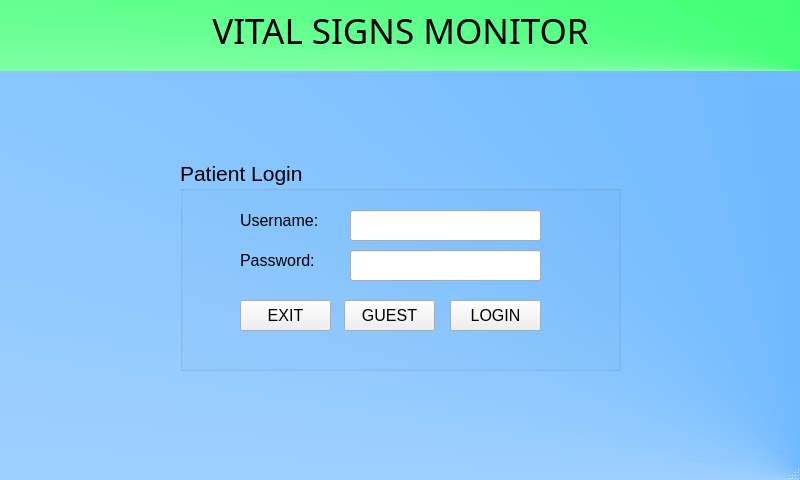
<?xml version="1.0" encoding="UTF-8"?>
<ui version="4.0">
 <class>MainWindow</class>
 <widget class="QMainWindow" name="MainWindow">
  <property name="geometry">
   <rect>
    <x>0</x>
    <y>0</y>
    <width>800</width>
    <height>480</height>
   </rect>
  </property>
  <property name="windowTitle">
   <string>MainWindow</string>
  </property>
  <property name="styleSheet">
   <string notr="true">#MainWindow
{
background-color: qconicalgradient(cx:1, cy:1, angle:0, stop:0 rgba(63, 162, 255, 255), stop:1 rgba(255, 255, 255, 255));
}</string>
  </property>
  <widget class="QWidget" name="centralwidget">
   <widget class="QGroupBox" name="groupBox">
    <property name="geometry">
     <rect>
      <x>180</x>
      <y>160</y>
      <width>441</width>
      <height>211</height>
     </rect>
    </property>
    <property name="font">
     <font>
      <pointsize>16</pointsize>
     </font>
    </property>
    <property name="title">
     <string>Patient Login</string>
    </property>
    <widget class="QLabel" name="label">
     <property name="geometry">
      <rect>
       <x>60</x>
       <y>50</y>
       <width>101</width>
       <height>20</height>
      </rect>
     </property>
     <property name="font">
      <font>
       <pointsize>12</pointsize>
      </font>
     </property>
     <property name="text">
      <string>Username:</string>
     </property>
    </widget>
    <widget class="QLabel" name="label_2">
     <property name="geometry">
      <rect>
       <x>60</x>
       <y>90</y>
       <width>101</width>
       <height>20</height>
      </rect>
     </property>
     <property name="font">
      <font>
       <pointsize>12</pointsize>
      </font>
     </property>
     <property name="text">
      <string>Password:</string>
     </property>
    </widget>
    <widget class="QLineEdit" name="usernameTB">
     <property name="geometry">
      <rect>
       <x>170</x>
       <y>50</y>
       <width>191</width>
       <height>31</height>
      </rect>
     </property>
    </widget>
    <widget class="QLineEdit" name="passTB">
     <property name="geometry">
      <rect>
       <x>170</x>
       <y>90</y>
       <width>191</width>
       <height>31</height>
      </rect>
     </property>
     <property name="echoMode">
      <enum>QLineEdit::Password</enum>
     </property>
    </widget>
    <widget class="QPushButton" name="loginButton">
     <property name="geometry">
      <rect>
       <x>270</x>
       <y>140</y>
       <width>91</width>
       <height>31</height>
      </rect>
     </property>
     <property name="font">
      <font>
       <pointsize>12</pointsize>
      </font>
     </property>
     <property name="text">
      <string>LOGIN</string>
     </property>
    </widget>
    <widget class="QPushButton" name="guestButton">
     <property name="geometry">
      <rect>
       <x>164</x>
       <y>140</y>
       <width>91</width>
       <height>31</height>
      </rect>
     </property>
     <property name="font">
      <font>
       <pointsize>12</pointsize>
      </font>
     </property>
     <property name="text">
      <string>GUEST</string>
     </property>
    </widget>
    <widget class="QPushButton" name="exitButton">
     <property name="geometry">
      <rect>
       <x>60</x>
       <y>140</y>
       <width>91</width>
       <height>31</height>
      </rect>
     </property>
     <property name="font">
      <font>
       <pointsize>12</pointsize>
      </font>
     </property>
     <property name="text">
      <string>EXIT</string>
     </property>
    </widget>
   </widget>
   <widget class="QLabel" name="label_3">
    <property name="geometry">
     <rect>
      <x>0</x>
      <y>-10</y>
      <width>801</width>
      <height>81</height>
     </rect>
    </property>
    <property name="font">
     <font>
      <family>OCR A Extended</family>
      <pointsize>26</pointsize>
     </font>
    </property>
    <property name="styleSheet">
     <string notr="true">background-color: qconicalgradient(cx:1, cy:1, angle:0, stop:0 rgba(1, 255, 72, 255), stop:1 rgba(255, 255, 255, 255));</string>
    </property>
    <property name="text">
     <string>VITAL SIGNS MONITOR</string>
    </property>
    <property name="alignment">
     <set>Qt::AlignCenter</set>
    </property>
   </widget>
  </widget>
  <widget class="QMenuBar" name="menubar">
   <property name="geometry">
    <rect>
     <x>0</x>
     <y>0</y>
     <width>800</width>
     <height>26</height>
    </rect>
   </property>
  </widget>
  <widget class="QStatusBar" name="statusbar"/>
 </widget>
 <resources/>
 <connections/>
</ui>
